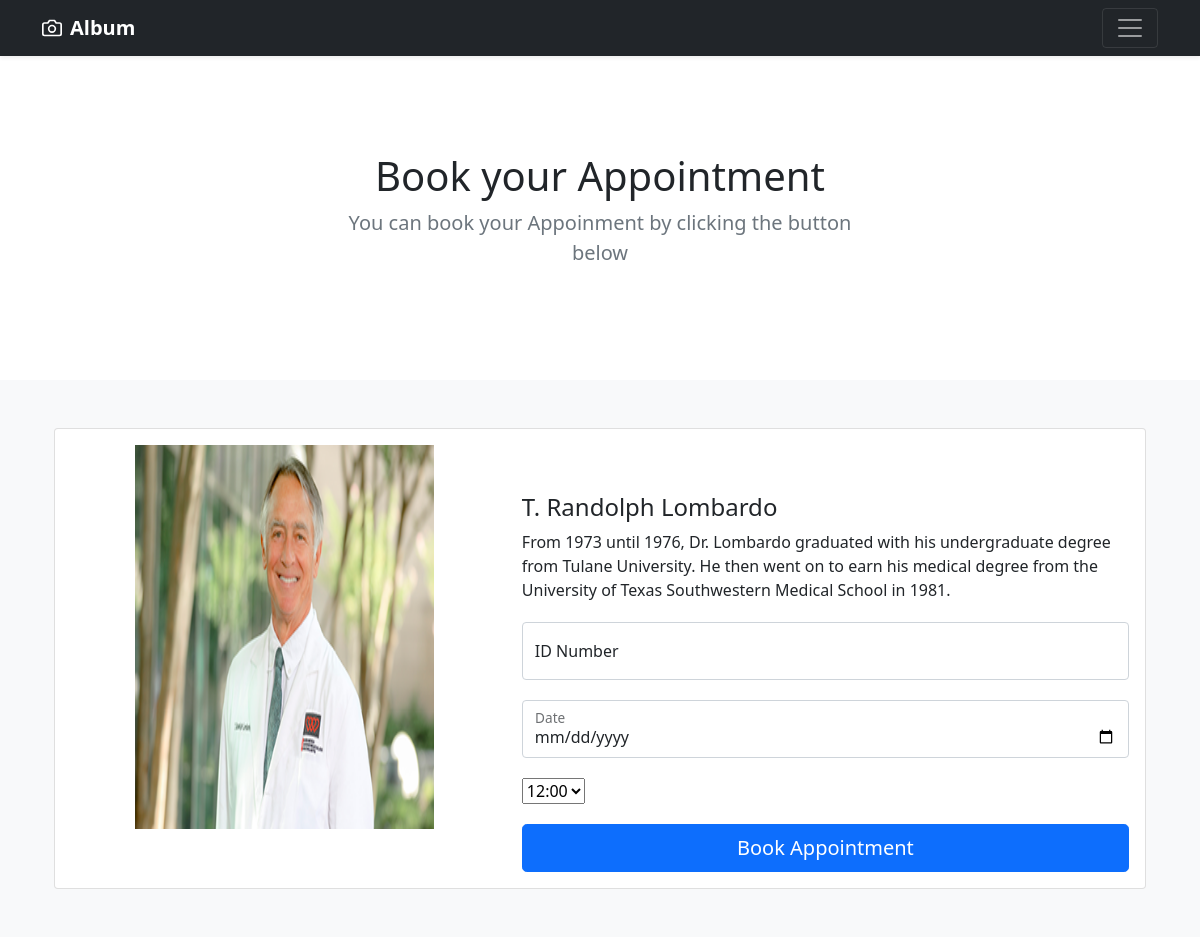
Page /details.php?id=1 on the committed database.
### tables this page shows
CREATE TABLE `movies` (
  `id` int(255) NOT NULL,
  `movie_name` varchar(255) NOT NULL,
  `movie_desc` varchar(255) NOT NULL,
  `movie_quality` varchar(255) NOT NULL,
  `movie_rating` int(255) NOT NULL,
  `movie_image` varchar(255) NOT NULL
);

### details.php (the view, shortened to what this page needs)
<?php
   include_once('config.php');
   $id = $_GET['id'];
   $sql = "SELECT * FROM movies WHERE id=:id";
   $selectMovie = $conn->prepare($sql);
   $selectMovie->bindParam(":id",$id);
   $selectMovie->execute();
   $movie_data = $selectMovie->fetch();
?>
 <!DOCTYPE html>
 <html>
 <head>
 	<link href="https://cdn.jsdelivr.net/npm/bootstrap@5.1.3/dist/css/bootstrap.min.css" rel="stylesheet">
  <link href="https://maxcdn.bootstrapcdn.com/font-awesome/4.7.0/css/font-awesome.min.css" rel="stylesheet">
 </head>
 <body>
 	<header>
  <div class="navbar navbar-dark bg-dark shadow-sm">
    <div class="container">
      <a href="#" class="navbar-brand d-flex align-items-center">
        <strong>Album</strong>
      </a>
      <button class="navbar-toggler" type="button" data-bs-toggle="collapse" data-bs-target="#navbarHeader" aria-controls="navbarHeader" aria-expanded="false" aria-label="Toggle navigation">
        <span class="navbar-toggler-icon"></span>
      </button>
    </div>
  </div>
</header>
 	<section class="py-5 text-center container">
    <div class="row py-lg-5">
      <div class="col-lg-6 col-md-8 mx-auto">
        <h1 class="fw-light">Book your Appointment</h1>
        <p class="lead text-muted">You can book your Appoinment by clicking the button below</p>
      </div>
    </div>
  </section>
  <div class="album py-5 bg-light">
    <div class="container">
      <div class="container">
    <div class="card">
        <div class="card-body">
            <div class="row">
                <div class="col-lg-5 col-md-5 col-sm-6">
                    <div class="white-box text-center" style="width: 100%;height: 100%;"><img src="movie_images/<?php echo $movie_data['movie_image'];  ?>" class="img-responsive" style="width: 70%; height: 90%;"></div>
                </div>
                <div class="col-lg-7 col-md-7 col-sm-6">
                    <h4 class="box-title mt-5"><?php echo $movie_data['movie_name']; ?></h4>
                    <p><?php echo $movie_data['movie_desc']; ?></p>
                    <form action="book.php" method="post">
                    <div class="form-floating">
                      <input type="number" class="form-control" id="floatingInput" placeholder="Number of tickets" name="nr_tickets" >
                      <label for="floatingInput">ID Number</label>
                    </div>
                    <div class="form-floating">
                      <input type="date" class="form-control" id="floatingInput" placeholder="Date" name="date" >
                      <label for="floatingInput">Date</label>
                    </div>
                    <div class="form-floating">
                      <select name="time">
                        <option value="12:00">12:00</option>
                      </select>
                    </div>
                    <button class="w-100 btn btn-lg btn-primary" type="submit" name="submit">Book Appointment</button>
                  </form>
                </div>
            </div>
        </div>
    </div>
 </body>
 </html>

### details.php (style rules this page uses)
.form-floating { margin: 20px 0; }

### rows in the picture
movies: movie_image (picture), movie_name "T. Randolph Lombardo", movie_desc "From 1973 until 1976, Dr. Lombardo graduated with his undergraduate degree from Tulane University. He then went on to earn his medical degree from the University of Texas Southwestern Medical School in 1981."
